Frame 1 (no input): blank canvas, image omitted
Frame 60 (no input): blank canvas, image omitted
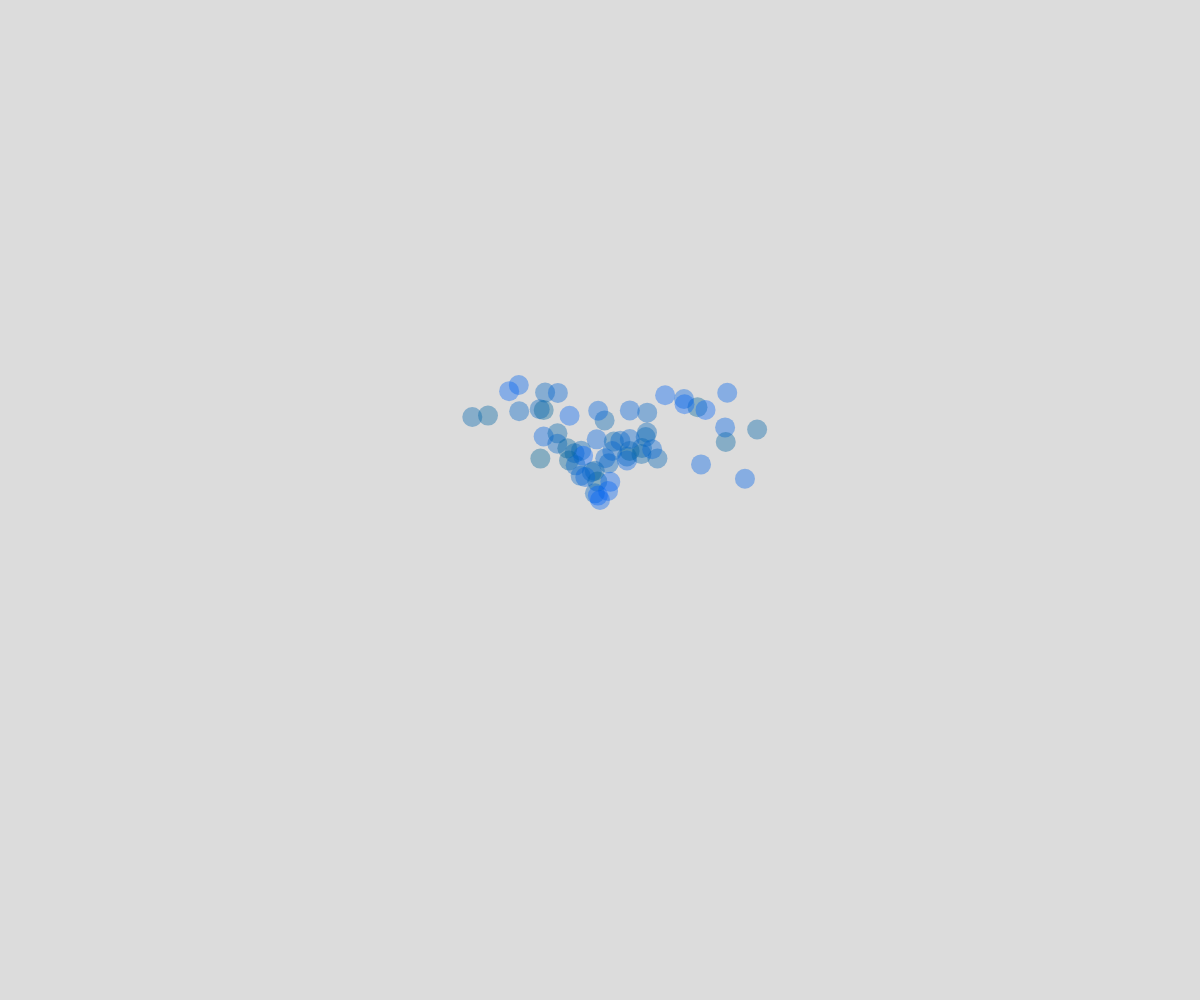
Frame 120 (the mouse pressed at the canvas centre since frame 60)

The p5.js sketch whose frames 1 and 60 were blank and that drew this single picture after the mouse press (run headless with seeded random() and noise() and a simulated clock; from frame 60 on, the mouse is pressed at the canvas centre):

// p5.js sketch
// ── sketch.js
// Working with Forces
// Jeffrey Hamilton
// 22/Apr/2024

let particles = [];
let gravity;

function setup() {
  createCanvas(windowWidth, windowHeight);
  gravity = createVector(0,0.1);
}

function draw() {
  background(220);

  for(let i = 0; i < 1; i++) {
    particles.push(new Particle(mouseX,mouseY));
  }

  for(let i in particles) {
    let p = particles[i];
    p.display();
    p.move();

    if(!p.isAlive()) {
      particles.splice(i,1);
      i--;
    }
  }
}

function mousePressed() {
  particles.push(new Particle(mouseX,mouseY));
}

class Particle {
  constructor(x,y) {
    this.position = createVector(x,y); this.s = 20;
    this.velocity = createVector(random(-3,3),random(-5,-3));
    this.c = color(0,100,random(150,255),100);
  }

  move() {
    this.velocity.add(gravity);

    this.position.add(this.velocity);
  }

  display() {
    fill(this.c); noStroke();
    push();
    translate(this.position.x,this.position.y);
    circle(0,0,this.s);
    pop();
  }

  returnPosition() {
    return(this.position);
  }

  isAlive() {
    if(this.position.y > height || this.position.y < 0 || this.position.x < 0 || this.position.x > width) {
      return(false);
    } else {
      return(true);
    }
  }
}
